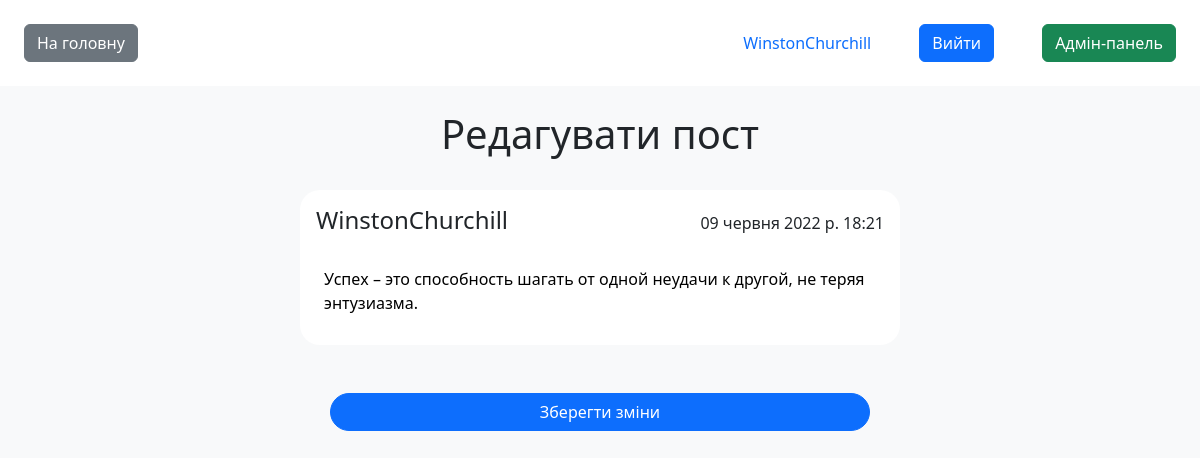
The page /edit_post/11/ (signed in) on the database its author committed.
### blog/models.py (models this page shows)
class Post(models.Model):
    id = models.AutoField(primary_key=True)
    author = models.ForeignKey(User, on_delete=models.CASCADE)
    content = models.TextField(blank=True, verbose_name="Текст статті", null=False)
    time_create = models.DateTimeField(auto_now_add=True, verbose_name="Час створення")
    time_update = models.DateTimeField(auto_now=True, verbose_name="Час редагування")
    class Meta:
        verbose_name = 'Пости'
        verbose_name_plural = 'Пости'
        ordering = ['-time_create']

### blog/views.py (the view, shortened to what this page needs)
# urls.py: path('edit_post/<int:post_id>/', EditPostView.as_view(), name='edit_post'),
class EditPostView(View):
    def get(self, request, post_id):
        post = get_object_or_404(Post, id=post_id, author=request.user)
        form = PostForm(instance=post)
        return render(request, 'blog/edit_post.html', {'form': form, 'post': post})

### blog/forms.py
class PostForm(forms.ModelForm):
    class Meta:
        model = Post
        fields = ('content',)
        labels = {
            'content': 'Текст поста',
        }
        widgets = {
            'content': forms.Textarea(
                attrs={
                    'cols': None,
                    'rows': None,
                    'class': 'custom-input text-lg p-2 w-100 ',
                    'placeholder': 'Чим ви хотіли поділитися?',
                    }),
        }

### blog/templates/blog/edit_post.html
{% extends 'blog/base.html' %}
{% block content %}
<main class="d-flex flex-column align-items-center gap-4 w-100">
    <h1>Редагувати пост</h1>
    <div class="mb-4 p-3 bg-white w-50  rounded-20 min-w-450">
        <div class="d-flex justify-content-between align-items-end mb-4">
            <p class="h4 m-0">{{ post.author }}</p>
            <p class="m-0">{{ post.time_create }}</p>
        </div>
        <div>
            <form method="post" id="edit_post">{% csrf_token %}{{ form.content }}</form>
        </div>
    </div>
    <input form="edit_post" class="btn btn-primary rounded-pill w-45" type="submit" value="Зберегти зміни">
</main>
{% endblock %}

### blog/templates/blog/base.html (shortened to what this page needs)
{% load static %}
<!DOCTYPE html>
<html>
    <head>
        <link type="text/css" rel="stylesheet" href="{% static 'css/styles.css' %}">
        <link type="text/css" rel="stylesheet" href="{% static 'css/bootstrap.css' %}">
    </head>
    <body class="bg-light ">
            <header class="p-4 bg-white mb-4 d-flex justify-content-between flex-row-reverse">
               <div class="d-flex justify-content-between align-items-center gap-5">
                {% if user.is_authenticated %}
                    <div><a href="{% url 'user_posts' user.username %}" class="mr-2 text-decoration-none ">{{ user.username }}</a></div>
                    <div><a href="{% url 'logout' %}" class="btn btn-primary mr-2 text-decoration-none">Вийти</a></div>
                {% endif %}
                   {% if user.is_superuser %}
                   <div><a href="{% url 'admin:index' %}" class="btn btn-success mr-2 text-decoration-none">Адмін-панель</a></div>
                   {% endif %}
                </div>
                {% if request.path != '/' %}
                   <div><a href="{% url 'main_page' %}" class="btn btn-secondary">На головну</a></div>
                {% endif %}
            </header>
            {% block content %}
            {% endblock %}
    </body>
</html>

### static/css/styles.css (style rules this page uses)
html, body { margin: 0; height: 100%; }
.rounded-20 { border-radius: 20px; }
.min-w-450 { min-width: 450px; }
.w-45 { width:45% }
.custom-input { border: none; outline: none; box-shadow: none; background-color: transparent; resize: none; overflow: hidden; height: auto; word-wrap: break-word; }

### rows shown on the page
Post: author "WinstonChurchill", time_create "09 червня 2022 р. 18:21", content "Успех – это способность шагать от одной неудачи к другой, не теряя энтузиазма."

### other values the page prints
{{ user.username }} "WinstonChurchill"
